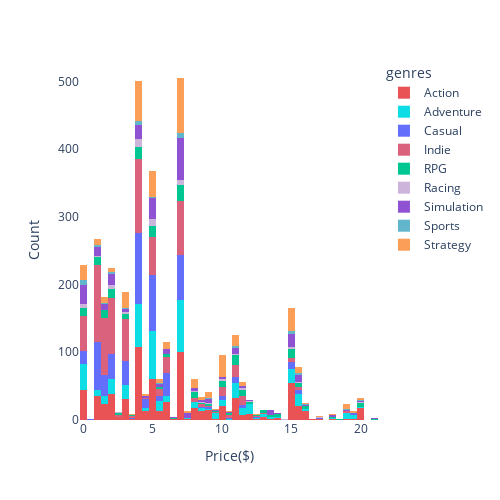

Notebook source saved alongside this figure:
### Code cell
# The distribution of price excluding outlier is plotted using a histogram.
colors = ["#EA5355","#0FDDE5", "#636EFB", "#DA627D", "#00C691","#CDB4DB","#8F52D2","#62B6CB","#FB9E58"]

fig = px.histogram(steam_df, x="price", color="genres",
                   color_discrete_sequence=colors,
                   category_orders={"genres":["Action","Adventure","Casual","Indie","RPG","Racing","Simulation","Sports","Strategy"]})
fig.update_xaxes(title_text="Price($)")
fig.update_yaxes(title_text="Count")
fig.update_layout(plot_bgcolor="#FFFFFF")
fig.update_layout(width=500,height=500)
fig.show()

### Figure 1 — Plotly figure (JSON) as saved in the notebook; plotly's stock layout.template omitted (floating-point values rounded to 4 significant figures; data arrays with more than 128 entries replaced by an {"elided": "..."} marker saying what was removed)
{"data": [{"alignmentgroup": "True", "bingroup": "x", "hovertemplate": "genres=Action<br>price=%{x}<br>count=%{y}<extra></extra>", "legendgroup": "Action", "marker": {"color": "#EA5355", "pattern": {"shape": ""}}, "name": "Action", "offsetgroup": "Action", "orientation": "v", "showlegend": true, "type": "histogram", "x": {"elided": "748 float values"}, "xaxis": "x", "yaxis": "y"}, {"alignmentgroup": "True", "bingroup": "x", "hovertemplate": "genres=Adventure<br>price=%{x}<br>count=%{y}<extra></extra>", "legendgroup": "Adventure", "marker": {"color": "#0FDDE5", "pattern": {"shape": ""}}, "name": "Adventure", "offsetgroup": "Adventure", "orientation": "v", "showlegend": true, "type": "histogram", "x": {"elided": "488 float values"}, "xaxis": "x", "yaxis": "y"}, {"alignmentgroup": "True", "bingroup": "x", "hovertemplate": "genres=Casual<br>price=%{x}<br>count=%{y}<extra></extra>", "legendgroup": "Casual", "marker": {"color": "#636EFB", "pattern": {"shape": ""}}, "name": "Casual", "offsetgroup": "Casual", "orientation": "v", "showlegend": true, "type": "histogram", "x": {"elided": "556 float values"}, "xaxis": "x", "yaxis": "y"}, {"alignmentgroup": "True", "bingroup": "x", "hovertemplate": "genres=Indie<br>price=%{x}<br>count=%{y}<extra></extra>", "legendgroup": "Indie", "marker": {"color": "#DA627D", "pattern": {"shape": ""}}, "name": "Indie", "offsetgroup": "Indie", "orientation": "v", "showlegend": true, "type": "histogram", "x": {"elided": "757 float values"}, "xaxis": "x", "yaxis": "y"}, {"alignmentgroup": "True", "bingroup": "x", "hovertemplate": "genres=RPG<br>price=%{x}<br>count=%{y}<extra></extra>", "legendgroup": "RPG", "marker": {"color": "#00C691", "pattern": {"shape": ""}}, "name": "RPG", "offsetgroup": "RPG", "orientation": "v", "showlegend": true, "type": "histogram", "x": {"elided": "225 float values"}, "xaxis": "x", "yaxis": "y"}, {"alignmentgroup": "True", "bingroup": "x", "hovertemplate": "genres=Racing<br>price=%{x}<br>count=%{y}<extra></extra>", "legendgroup": "Racing", "marker": {"color": "#CDB4DB", "pattern": {"shape": ""}}, "name": "Racing", "offsetgroup": "Racing", "orientation": "v", "showlegend": true, "type": "histogram", "x": [5.99, 3.99, 3.99, 3.99, 4.99, 3.99, 1.99, 2.49, 0, 16.99, 6.99, 4.99, 4.99, 4.99, 8.59, 9.99, 9.99, 4.99, 10.99, 3.99, 8.99, 6.99, 14.99, 19.99, 14.99, 6.99, 7.99, 10.99, 7.99, 14.99, 16.99, 6.99, 4.79, 3.99, 11.99, 4.99, 2.09, 1.99, 6.99, 3.99, 2.99, 15.49, 3.99, 3.99, 4.99, 3.99, 3.99, 1.59, 11.39, 12.49, 6.99, 18.99, 4.79, 0, 0, 7.19, 4.79, 11.39, 7.19, 20.99, 1.99, 1.99, 9.29, 0, 2.09, 0.79, 2.89, 2.89, 3.99, 11.39, 2.5, 14.49, 0], "xaxis": "x", "yaxis": "y"}, {"alignmentgroup": "True", "bingroup": "x", "hovertemplate": "genres=Simulation<br>price=%{x}<br>count=%{y}<extra></extra>", "legendgroup": "Simulation", "marker": {"color": "#8F52D2", "pattern": {"shape": ""}}, "name": "Simulation", "offsetgroup": "Simulation", "orientation": "v", "showlegend": true, "type": "histogram", "x": {"elided": "291 float values"}, "xaxis": "x", "yaxis": "y"}, {"alignmentgroup": "True", "bingroup": "x", "hovertemplate": "genres=Sports<br>price=%{x}<br>count=%{y}<extra></extra>", "legendgroup": "Sports", "marker": {"color": "#62B6CB", "pattern": {"shape": ""}}, "name": "Sports", "offsetgroup": "Sports", "orientation": "v", "showlegend": true, "type": "histogram", "x": [6.99, 15.99, 6.99, 2.09, 3.99, 2.09, 6.99, 15.49, 18.99, 14.99, 5.59, 10.99, 3.99, 14.99, 6.99, 4.99, 0, 3.99, 10.99, 0, 0, 6.99, 2.89, 15.49, 14.99, 1.99, 1.69, 0.79, 0.79, 6.99, 15.49, 3.99, 0, 10.99, 19.99, 7.19, 0, 0.79, 7.19, 15.49, 8.99, 3.99, 0, 14.99, 0, 4.79], "xaxis": "x", "yaxis": "y"}, {"alignmentgroup": "True", "bingroup": "x", "hovertemplate": "genres=Strategy<br>price=%{x}<br>count=%{y}<extra></extra>", "legendgroup": "Strategy", "marker": {"color": "#FB9E58", "pattern": {"shape": ""}}, "name": "Strategy", "offsetgroup": "Strategy", "orientation": "v", "showlegend": true, "type": "histogram", "x": {"elided": "420 float values"}, "xaxis": "x", "yaxis": "y"}], "layout": {"barmode": "relative", "height": 500, "legend": {"title": {"text": "genres"}, "tracegroupgap": 0}, "margin": {"t": 60}, "plot_bgcolor": "#FFFFFF", "width": 500, "xaxis": {"anchor": "y", "domain": [0, 1], "title": {"text": "Price($)"}}, "yaxis": {"anchor": "x", "domain": [0, 1], "title": {"text": "Count"}}}}
